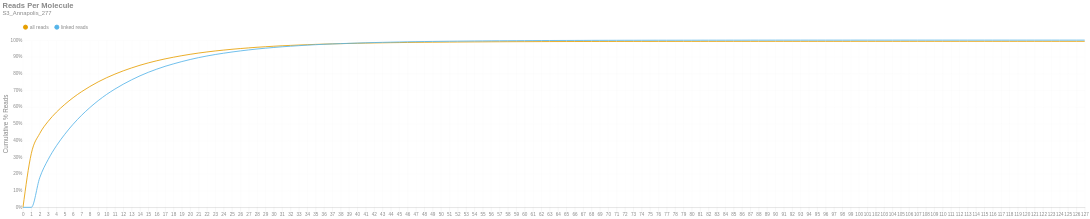

The code cell stored with this chart in its notebook:
### Markdown cell above
### Reads per Molecule
This chart shows the cumulative distribution of the number of reads per linked molecule. That is, how many alignments are associated with a unique molecule. This excludes the number of reads associated with invalid or absent linked-read barcodes. The `linked` histogram is the percentages recalculated when disregarding singletons.

### Code cell
if SKIPLR:
    print_html(f"Skipped")
else:
    counts = np.bincount(valids['reads'].cast(pl.Int64).to_numpy())
    weighted = counts * np.arange(len(counts))
    all_perc = weighted / n_reads
    linked_perc = weighted / n_linked_reads
    linked_perc[1] = 0
    binned_df = pl.DataFrame({
        'readsper': list(range(len(counts))),
        'all reads (cumsum)': np.cumsum(all_perc).tolist(),
        'linked reads (cumsum)': np.cumsum(linked_perc).tolist(),
    })

    with SafeRender(binned_df):
        (
            density_plot(binned_df, 'Reads Per Molecule', samplename, 'readspmol')
            .encode(
                x=alt.X('readsper:O', title=None).axis(labelAngle=0).scale(padding=0),
                y=alt.Y('value:Q', title='Cumulative % Reads').axis(format='%').stack(False),
                color=alt.Color("key:N").scale(domain=["all reads", "linked reads"]),
                tooltip=[
                    alt.Tooltip("key:N", title="Data Type"),
                    alt.Tooltip("readsper:O", title="Reads Per Molecule"),
                    alt.Tooltip("value:Q", format=".2%", title="% Reads (Cum.)")
                ]            
            )
        ).display()

### Figure 1 — Vega-Lite specification as saved in the notebook (floating-point values rounded to 4 significant figures)
{"width": "container", "height": 400, "config": {"title": {"anchor": "start", "dy": -15, "fontSize": 18, "color": "#888888", "subtitleColor": "#888888", "subtitleFontSize": 14}, "arc": {"fill": "#0072B2"}, "axis": {"domainColor": "#888888", "domainWidth": 0.5, "gridWidth": 0.2, "grid": false, "titleFontWeight": 400, "titleFontSize": 15, "labelFontSize": 11, "labelColor": "#888888", "tickColor": "#888888", "tickWidth": 0.2, "titleColor": "#888888"}, "axisBand": {"grid": false}, "axisX": {"grid": true, "tickSize": 10, "domainCap": "round"}, "axisY": {"domain": false, "grid": true, "tickSize": 0, "domainCap": "round"}, "background": "transparent", "header": {"labelFontSize": 15, "labelColor": "#888888", "titleFontSize": 15, "titleFontWeight": 600, "titleColor": "#888888"}, "legend": {"labelFont": "sans-serif", "labelFontSize": 12, "labelColor": "#888888", "symbolSize": 100, "symbolType": "circle", "titleFontSize": 12, "titlePadding": 10, "titleColor": "#888888", "title": null, "orient": "top"}, "range": {"category": ["#E69F00", "#56B4E9", "#009E73", "#F0E442", "#0072B2", "#D55E00", "#CC79A7", "#000000"], "diverging": ["#cfe8f3", "#a2d4ec", "#73bfe2", "#46abdb", "#1696d2", "#12719e"]}, "area": {"fill": "#0072B2", "fillOpacity": 0.7, "line": true, "strokeOpacity": 0.7}, "line": {"color": "#0072B2", "stroke": "#0072B2", "strokeWidth": 2}, "trail": {"color": "#0072B2", "stroke": "#0072B2", "strokeWidth": 0, "size": 1}, "point": {"filled": true, "fillOpacity": 1.0, "size": 95}, "text": {"color": "#888888", "fontSize": 11, "align": "right", "fontWeight": 400, "size": 11}, "bar": {"fill": "#0072B2", "stroke": null}, "view": {"stroke": null, "continuousWidth": 660, "continuousHeight": 400}}, "data": {"name": "data-eda35715b8c839aa200888dfc877fe70"}, "mark": {"type": "line", "interpolate": "monotone", "point": {"opacity": 0, "size": 275}}, "encoding": {"color": {"field": "key", "scale": {"domain": ["all reads", "linked reads"]}, "type": "nominal"}, "tooltip": [{"field": "key", "title": "Data Type", "type": "nominal"}, {"field": "readsper", "title": "Reads Per Molecule", "type": "ordinal"}, {"field": "value", "format": ".2%", "title": "% Reads (Cum.)", "type": "quantitative"}], "x": {"axis": {"labelAngle": 0}, "field": "readsper", "scale": {"padding": 0}, "title": null, "type": "ordinal"}, "y": {"axis": {"format": "%"}, "field": "value", "stack": false, "title": "Cumulative % Reads", "type": "quantitative"}}, "params": [{"name": "param_c36ac31b6afebe62", "select": {"type": "point", "fields": ["key"]}, "bind": "legend"}], "title": {"text": "Reads Per Molecule", "subtitle": "S3_Annapolis_277"}, "transform": [{"fold": ["all reads (cumsum)", "linked reads (cumsum)"]}, {"calculate": "replace(datum.key, ' (cumsum)', '')", "as": "key"}, {"filter": {"param": "param_c36ac31b6afebe62"}}], "usermeta": {"embedOptions": {"downloadFileName": "S3_Annapolis_277.readspmol"}}, "$schema": "https://vega.github.io/schema/vega-lite/v6.1.0.json", "datasets": {"data-eda35715b8c839aa200888dfc877fe70": [{"readsper": 0, "all reads (cumsum)": 0.0, "linked reads (cumsum)": 0.0}, {"readsper": 1, "all reads (cumsum)": 0.3227, "linked reads (cumsum)": 0.0}, {"readsper": 2, "all reads (cumsum)": 0.4413, "linked reads (cumsum)": 0.1769}, {"readsper": 3, "all reads (cumsum)": 0.5137, "linked reads (cumsum)": 0.285}, {"readsper": 4, "all reads (cumsum)": 0.5694, "linked reads (cumsum)": 0.368}, {"readsper": 5, "all reads (cumsum)": 0.6156, "linked reads (cumsum)": 0.437}, {"readsper": 6, "all reads (cumsum)": 0.6559, "linked reads (cumsum)": 0.4972}, {"readsper": 7, "all reads (cumsum)": 0.6914, "linked reads (cumsum)": 0.5501}, {"readsper": 8, "all reads (cumsum)": 0.7225, "linked reads (cumsum)": 0.5966}, {"readsper": 9, "all reads (cumsum)": 0.7504, "linked reads (cumsum)": 0.6382}, {"readsper": 10, "all reads (cumsum)": 0.7751, "linked reads (cumsum)": 0.6751}, {"readsper": 11, "all reads (cumsum)": 0.7968, "linked reads (cumsum)": 0.7074}, {"readsper": 12, "all reads (cumsum)": 0.8164, "linked reads (cumsum)": 0.7367}, {"readsper": 13, "all reads (cumsum)": 0.8339, "linked reads (cumsum)": 0.7628}, {"readsper": 14, "all reads (cumsum)": 0.8499, "linked reads (cumsum)": 0.7866}, {"readsper": 15, "all reads (cumsum)": 0.864, "linked reads (cumsum)": 0.8077}, {"readsper": 16, "all reads (cumsum)": 0.8766, "linked reads (cumsum)": 0.8265}, {"readsper": 17, "all reads (cumsum)": 0.8879, "linked reads (cumsum)": 0.8433}, {"readsper": 18, "all reads (cumsum)": 0.8978, "linked reads (cumsum)": 0.8581}, {"readsper": 19, "all reads (cumsum)": 0.9069, "linked reads (cumsum)": 0.8718}, {"readsper": 20, "all reads (cumsum)": 0.9152, "linked reads (cumsum)": 0.8841}, {"readsper": 21, "all reads (cumsum)": 0.9227, "linked reads (cumsum)": 0.8953}, {"readsper": 22, "all reads (cumsum)": 0.9293, "linked reads (cumsum)": 0.9051}, {"readsper": 23, "all reads (cumsum)": 0.9352, "linked reads (cumsum)": 0.914}, {"readsper": 24, "all reads (cumsum)": 0.9404, "linked reads (cumsum)": 0.9217}, {"readsper": 25, "all reads (cumsum)": 0.9453, "linked reads (cumsum)": 0.929}, {"readsper": 26, "all reads (cumsum)": 0.9497, "linked reads (cumsum)": 0.9355}, {"readsper": 27, "all reads (cumsum)": 0.9537, "linked reads (cumsum)": 0.9415}, {"readsper": 28, "all reads (cumsum)": 0.9573, "linked reads (cumsum)": 0.947}, {"readsper": 29, "all reads (cumsum)": 0.9605, "linked reads (cumsum)": 0.9517}, {"readsper": 30, "all reads (cumsum)": 0.9634, "linked reads (cumsum)": 0.956}, {"readsper": 31, "all reads (cumsum)": 0.9662, "linked reads (cumsum)": 0.9602}, {"readsper": 32, "all reads (cumsum)": 0.9684, "linked reads (cumsum)": 0.9635}, {"readsper": 33, "all reads (cumsum)": 0.9707, "linked reads (cumsum)": 0.9669}, {"readsper": 34, "all reads (cumsum)": 0.9727, "linked reads (cumsum)": 0.9699}, {"readsper": 35, "all reads (cumsum)": 0.9746, "linked reads (cumsum)": 0.9727}, {"readsper": 36, "all reads (cumsum)": 0.9762, "linked reads (cumsum)": 0.9751}, {"readsper": 37, "all reads (cumsum)": 0.9776, "linked reads (cumsum)": 0.9773}, {"readsper": 38, "all reads (cumsum)": 0.9788, "linked reads (cumsum)": 0.9791}, {"readsper": 39, "all reads (cumsum)": 0.9801, "linked reads (cumsum)": 0.9809}, {"readsper": 40, "all reads (cumsum)": 0.9811, "linked reads (cumsum)": 0.9824}, {"readsper": 41, "all reads (cumsum)": 0.9822, "linked reads (cumsum)": 0.9841}, {"readsper": 42, "all reads (cumsum)": 0.9832, "linked reads (cumsum)": 0.9855}, {"readsper": 43, "all reads (cumsum)": 0.9839, "linked reads (cumsum)": 0.9867}, {"readsper": 44, "all reads (cumsum)": 0.9847, "linked reads (cumsum)": 0.9878}, {"readsper": 45, "all reads (cumsum)": 0.9854, "linked reads (cumsum)": 0.9889}, {"readsper": 46, "all reads (cumsum)": 0.9862, "linked reads (cumsum)": 0.99}, {"readsper": 47, "all reads (cumsum)": 0.9867, "linked reads (cumsum)": 0.9908}, {"readsper": 48, "all reads (cumsum)": 0.9872, "linked reads (cumsum)": 0.9915}, {"readsper": 49, "all reads (cumsum)": 0.9876, "linked reads (cumsum)": 0.9922}, {"readsper": 50, "all reads (cumsum)": 0.988, "linked reads (cumsum)": 0.9927}, {"readsper": 51, "all reads (cumsum)": 0.9884, "linked reads (cumsum)": 0.9933}, {"readsper": 52, "all reads (cumsum)": 0.9888, "linked reads (cumsum)": 0.9939}, {"readsper": 53, "all reads (cumsum)": 0.9891, "linked reads (cumsum)": 0.9944}, {"readsper": 54, "all reads (cumsum)": 0.9895, "linked reads (cumsum)": 0.9949}, {"readsper": 55, "all reads (cumsum)": 0.9897, "linked reads (cumsum)": 0.9953}, {"readsper": 56, "all reads (cumsum)": 0.9901, "linked reads (cumsum)": 0.9958}, {"readsper": 57, "all reads (cumsum)": 0.9903, "linked reads (cumsum)": 0.9961}, {"readsper": 58, "all reads (cumsum)": 0.9905, "linked reads (cumsum)": 0.9964}, {"readsper": 59, "all reads (cumsum)": 0.9907, "linked reads (cumsum)": 0.9967}, {"readsper": 60, "all reads (cumsum)": 0.9908, "linked reads (cumsum)": 0.997}, {"readsper": 61, "all reads (cumsum)": 0.991, "linked reads (cumsum)": 0.9973}, {"readsper": 62, "all reads (cumsum)": 0.9912, "linked reads (cumsum)": 0.9975}, {"readsper": 63, "all reads (cumsum)": 0.9913, "linked reads (cumsum)": 0.9977}, {"readsper": 64, "all reads (cumsum)": 0.9915, "linked reads (cumsum)": 0.9979}, {"readsper": 65, "all reads (cumsum)": 0.9916, "linked reads (cumsum)": 0.998}, {"readsper": 66, "all reads (cumsum)": 0.9917, "linked reads (cumsum)": 0.9982}, {"readsper": 67, "all reads (cumsum)": 0.9918, "linked reads (cumsum)": 0.9983}, {"readsper": 68, "all reads (cumsum)": 0.9919, "linked reads (cumsum)": 0.9985}, {"readsper": 69, "all reads (cumsum)": 0.992, "linked reads (cumsum)": 0.9987}, {"readsper": 70, "all reads (cumsum)": 0.9921, "linked reads (cumsum)": 0.9988}, {"readsper": 71, "all reads (cumsum)": 0.9921, "linked reads (cumsum)": 0.9989}, {"readsper": 72, "all reads (cumsum)": 0.9922, "linked reads (cumsum)": 0.999}, {"readsper": 73, "all reads (cumsum)": 0.9922, "linked reads (cumsum)": 0.9991}, {"readsper": 74, "all reads (cumsum)": 0.9923, "linked reads (cumsum)": 0.9991}, {"readsper": 75, "all reads (cumsum)": 0.9923, "linked reads (cumsum)": 0.9992}, {"readsper": 76, "all reads (cumsum)": 0.9924, "linked reads (cumsum)": 0.9993}, {"readsper": 77, "all reads (cumsum)": 0.9924, "linked reads (cumsum)": 0.9993}, {"readsper": 78, "all reads (cumsum)": 0.9924, "linked reads (cumsum)": 0.9993}, {"readsper": 79, "all reads (cumsum)": 0.9925, "linked reads (cumsum)": 0.9994}, {"readsper": 80, "all reads (cumsum)": 0.9925, "linked reads (cumsum)": 0.9994}, {"readsper": 81, "all reads (cumsum)": 0.9925, "linked reads (cumsum)": 0.9995}, {"readsper": 82, "all reads (cumsum)": 0.9926, "linked reads (cumsum)": 0.9996}, {"readsper": 83, "all reads (cumsum)": 0.9926, "linked reads (cumsum)": 0.9996}, {"readsper": 84, "all reads (cumsum)": 0.9926, "linked reads (cumsum)": 0.9996}, {"readsper": 85, "all reads (cumsum)": 0.9927, "linked reads (cumsum)": 0.9997}, {"readsper": 86, "all reads (cumsum)": 0.9927, "linked reads (cumsum)": 0.9997}, {"readsper": 87, "all reads (cumsum)": 0.9927, "linked reads (cumsum)": 0.9997}, {"readsper": 88, "all reads (cumsum)": 0.9927, "linked reads (cumsum)": 0.9998}, {"readsper": 89, "all reads (cumsum)": 0.9927, "linked reads (cumsum)": 0.9998}, {"readsper": 90, "all reads (cumsum)": 0.9928, "linked reads (cumsum)": 0.9998}, {"readsper": 91, "all reads (cumsum)": 0.9928, "linked reads (cumsum)": 0.9998}, {"readsper": 92, "all reads (cumsum)": 0.9928, "linked reads (cumsum)": 0.9999}, {"readsper": 93, "all reads (cumsum)": 0.9928, "linked reads (cumsum)": 0.9999}, {"readsper": 94, "all reads (cumsum)": 0.9928, "linked reads (cumsum)": 0.9999}, {"readsper": 95, "all reads (cumsum)": 0.9928, "linked reads (cumsum)": 0.9999}, {"readsper": 96, "all reads (cumsum)": 0.9928, "linked reads (cumsum)": 0.9999}, {"readsper": 97, "all reads (cumsum)": 0.9928, "linked reads (cumsum)": 0.9999}, {"readsper": 98, "all reads (cumsum)": 0.9928, "linked reads (cumsum)": 0.9999}, {"readsper": 99, "all reads (cumsum)": 0.9928, "linked reads (cumsum)": 0.9999}, {"readsper": 100, "all reads (cumsum)": 0.9928, "linked reads (cumsum)": 0.9999}, {"readsper": 101, "all reads (cumsum)": 0.9928, "linked reads (cumsum)": 1.0}, {"readsper": 102, "all reads (cumsum)": 0.9928, "linked reads (cumsum)": 1.0}, {"readsper": 103, "all reads (cumsum)": 0.9928, "linked reads (cumsum)": 1.0}, {"readsper": 104, "all reads (cumsum)": 0.9928, "linked reads (cumsum)": 1.0}, {"readsper": 105, "all reads (cumsum)": 0.9928, "linked reads (cumsum)": 1.0}, {"readsper": 106, "all reads (cumsum)": 0.9928, "linked reads (cumsum)": 1.0}, {"readsper": 107, "all reads (cumsum)": 0.9928, "linked reads (cumsum)": 1.0}, {"readsper": 108, "all reads (cumsum)": 0.9928, "linked reads (cumsum)": 1.0}, {"readsper": 109, "all reads (cumsum)": 0.9928, "linked reads (cumsum)": 1.0}, {"readsper": 110, "all reads (cumsum)": 0.9928, "linked reads (cumsum)": 1.0}, {"readsper": 111, "all reads (cumsum)": 0.9928, "linked reads (cumsum)": 1.0}, {"readsper": 112, "all reads (cumsum)": 0.9928, "linked reads (cumsum)": 1.0}, {"readsper": 113, "all reads (cumsum)": 0.9928, "linked reads (cumsum)": 1.0}, {"readsper": 114, "all reads (cumsum)": 0.9928, "linked reads (cumsum)": 1.0}, {"readsper": 115, "all reads (cumsum)": 0.9928, "linked reads (cumsum)": 1.0}, {"readsper": 116, "all reads (cumsum)": 0.9928, "linked reads (cumsum)": 1.0}, {"readsper": 117, "all reads (cumsum)": 0.9928, "linked reads (cumsum)": 1.0}, {"readsper": 118, "all reads (cumsum)": 0.9928, "linked reads (cumsum)": 1.0}, {"readsper": 119, "all reads (cumsum)": 0.9928, "linked reads (cumsum)": 1.0}, {"readsper": 120, "all reads (cumsum)": 0.9928, "linked reads (cumsum)": 1.0}, {"readsper": 121, "all reads (cumsum)": 0.9928, "linked reads (cumsum)": 1.0}, {"readsper": 122, "all reads (cumsum)": 0.9929, "linked reads (cumsum)": 1.0}, {"readsper": 123, "all reads (cumsum)": 0.9929, "linked reads (cumsum)": 1.0}, {"readsper": 124, "all reads (cumsum)": 0.9929, "linked reads (cumsum)": 1.0}, {"readsper": 125, "all reads (cumsum)": 0.9929, "linked reads (cumsum)": 1.0}, {"readsper": 126, "all reads (cumsum)": 0.9929, "linked reads (cumsum)": 1.0}, {"readsper": 127, "all reads (cumsum)": 0.9929, "linked reads (cumsum)": 1.0}]}}
